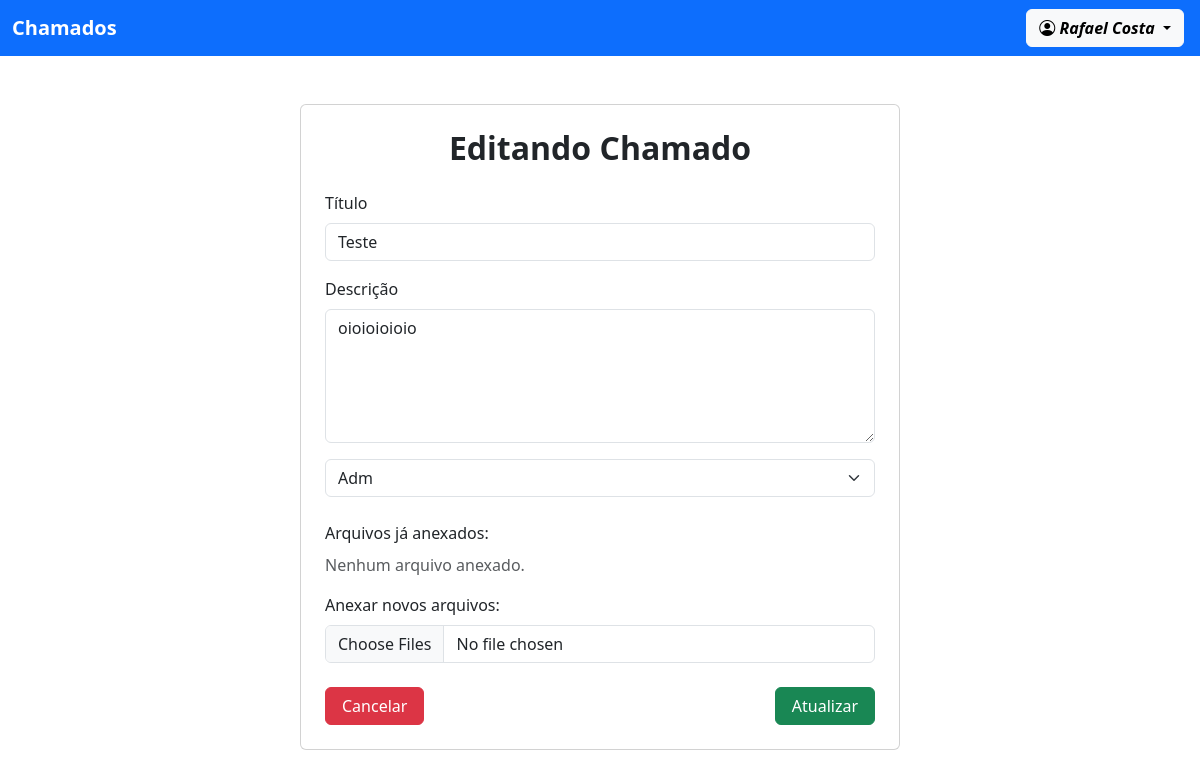
The app's page /editar_chamado/1 (signed in), older data.
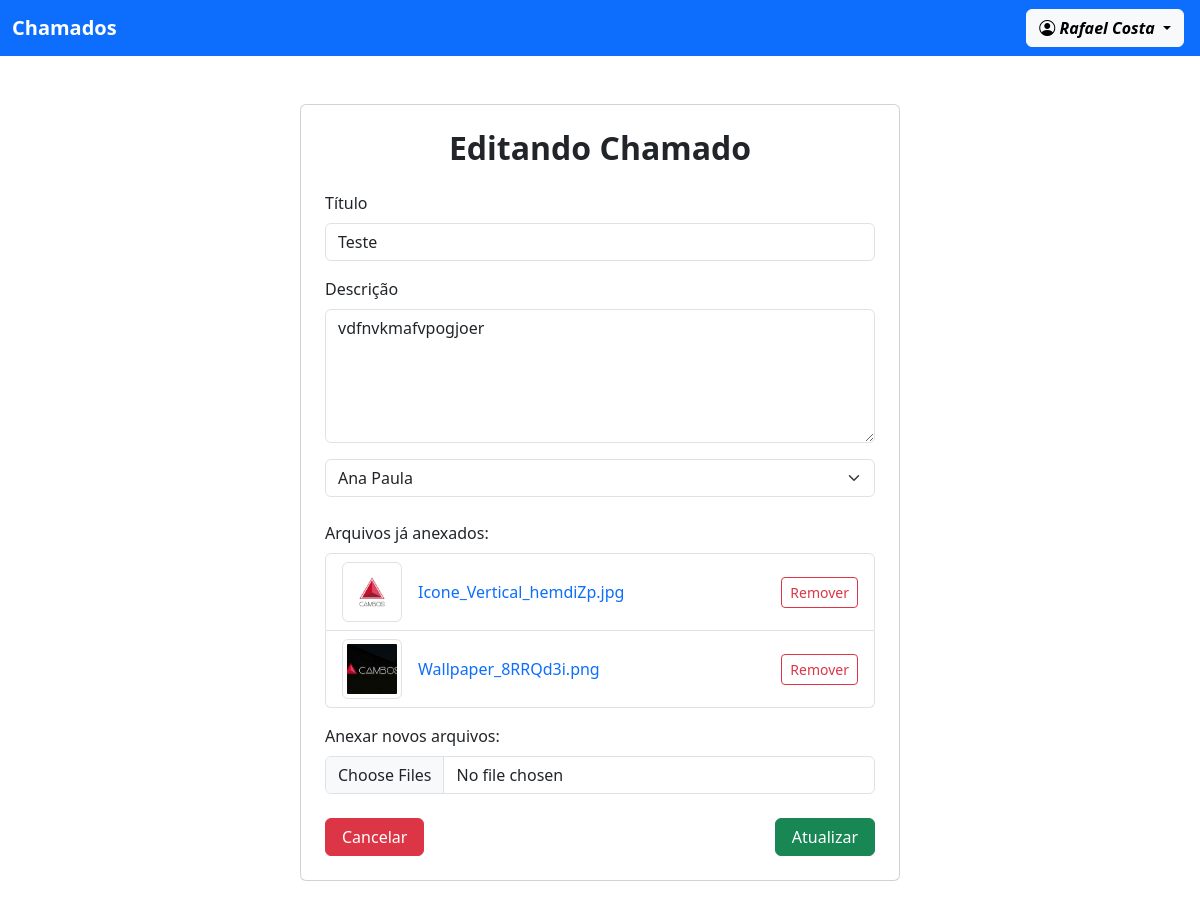
The same page, newer data.
### chamado/models.py (models this page shows, shortened)
class Chamado(models.Model):
    STATUS = (
        ('nao_iniciado', 'Não iniciado'),
        ('em_andamento', 'Em andamento'),
        ('finalizado', 'Finalizado'),
        ('cancelado', 'Cancelado'),
    )
    titulo = models.CharField(max_length=255)
    data = models.DateTimeField()
    status = models.CharField(max_length=20, choices=STATUS, default="nao_iniciado")
    descricao = models.TextField()
    autor = models.ForeignKey(Perfil, on_delete=models.CASCADE, related_name='autor')
    responsavel = models.ForeignKey(Perfil, on_delete=models.CASCADE, related_name='responsavel')
    class Meta:
        ordering = ["-data"]

class Arquivo(models.Model):
    arquivo = models.FileField(upload_to='arquivos')
    chamado = models.ForeignKey(Chamado, on_delete=models.CASCADE, related_name='arquivo')

### usuario/models.py (models this page shows)
class Perfil(models.Model):
    user = models.OneToOneField(User, on_delete=models.CASCADE)
    nome_completo = models.CharField(max_length=255)
    adm = models.BooleanField(default=False)
    def __str__(self):
        return f"{self.nome_completo}"
    class Meta:
        ordering = ["nome_completo"]

### chamado/views.py (the view, shortened to what this page needs)
# urls.py: path('editar_chamado/<int:id>', views.editar_chamado, name="editar_chamado"),
@login_required(login_url='/usuario/login/')
def editar_chamado(request, id):
    chamado = get_object_or_404(Chamado, id=id)
    perfil = Perfil.objects.filter(adm=True)
    if request.method == "GET":
        return render(request, 'editar_chamado.html', {'chamados': chamado, 'perfil': perfil})

### chamado/templates/editar_chamado.html (shortened to what this page needs)
{% extends "modelo.html" %}
{% block content %}
<div class="container d-flex justify-content-center mb-5">
    <div class="card p-4" style="max-width: 600px; width: 100%;">
        <h2 class="fw-bold mb-4 text-center">Editando Chamado</h2>
        <form action="{% url 'editar_chamado' chamados.id%}" method="POST" enctype="multipart/form-data">{% csrf_token %}
            <div class="mb-3">
                <label class="form-label">Título</label>
                <input type="text" name="titulo" class="form-control" value="{{ chamados.titulo }}"
                    placeholder="Digite o título" required>
            </div>
            <div class="mb-3">
                <label class="form-label">Descrição</label>
                <textarea name="descricao" class="form-control" rows="5" placeholder="Descreva o problema..."
                    required>{{ chamados.descricao }}</textarea>
            </div>
            <div class="mb-4">
                <select name="responsavel" class="form-select">
                    {% for i in perfil %}
                    <option value="{{ i.id }}" {% if i.id == chamados.responsavel.id %}selected{% endif %}>
                        {{ i.nome_completo }}
                    </option>
                    {% endfor %}
                </select>
            </div>
            <div class="mb-3">
                <label class="form-label">Arquivos já anexados:</label>
                {% if chamados.arquivo.all %}
                <div class="list-group">
                    {% for i in chamados.arquivo.all %}
                    <div class="list-group-item d-flex align-items-center gap-3">
                        <img src="{{ i.arquivo.url }}" class="img-thumbnail"
                            style="width: 60px; height: 60px; object-fit: cover;">
                        <a href="{{ i.arquivo.url }}" target="_blank"
                            class="flex-grow-1 text-decoration-none text-truncate">
                            {{ i.arquivo.name |slice:'9:' }}
                        </a>
                        <a href="{% url 'remover_arquivo' i.id %}" class="btn btn-sm btn-outline-danger">Remover</a>
                    </div>
                    {% endfor %}
                </div>
                {% else %}
                <p class="text-muted">Nenhum arquivo anexado.</p>
                {% endif %}
            </div>
            <div class="mb-3">
                <label class="form-label">Anexar novos arquivos:</label>
                <input type="file" name="arquivos" id="fileInput" class="form-control" multiple>
            </div>
            <div class="d-flex justify-content-between">
                <a href="{% url 'ver_meus_chamados' %}" class="btn btn-danger px-3">Cancelar</a>
                <button type="submit" class="btn btn-success px-3">Atualizar</button>
            </div>
        </form>
    </div>
</div>
{% endblock %}

Row changes from the older to the newer data that the page shows:
changed Chamado "Teste": descricao "oioioioioio" → "vdfnvkmafvpogjoer"; responsavel "Adm" → "Ana Paula"
added Arquivo: arquivo (picture), arquivo.name "Icone_Vertical_hemdiZp.jpg"
added Arquivo: arquivo (picture), arquivo.name "Wallpaper_8RRQd3i.png"
Text that changed along with them:
text no longer shown: "Nenhum arquivo anexado."
